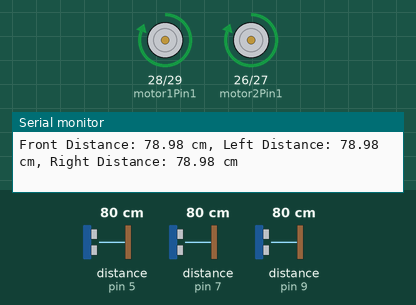
A sketch run on a simulated Arduino Mega 2560, built with avr-gcc and run on an emulated ATmega2560. On the bench: motor-driver pin pairs drawn as motors (green arrow = first pin HIGH = forward, orange = second pin HIGH = backward, longer = more drive, scaled by the enable pin), the last lines printed to the serial monitor. Wiring (inferred from the names in the program): 3 × ultrasonic range finder: trigger pin 6, echo pin 5 / trigger pin 8, echo pin 7 / trigger pin 10, echo pin 9. Inputs (shaded band) come from the test bench; at power-on: distance to the obstacle (sensors on pin 5, pin 7, pin 9) 80 cm. The echo pulse lasts 58.3 µs per cm.

Above: at 1.2 s.
1.3 s: distance to the obstacle (sensor on pin 5) set to 10 cm
4.8 s: distance to the obstacle (sensor on pin 5) set to 7 cm
8.7 s: distance to the obstacle (sensor on pin 7) set to 17 cm
12.2 s: distance to the obstacle (sensor on pin 7) set to 14 cm
At 13.6 s:
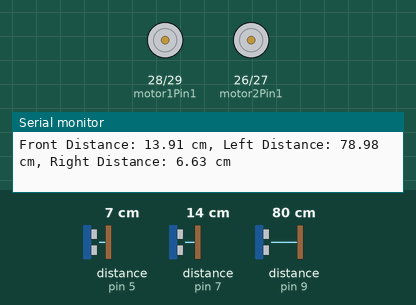
15.7 s: distance to the obstacle (sensor on pin 9) set to 12 cm
19.2 s: distance to the obstacle (sensor on pin 9) set to 9 cm
At 19.24 s:
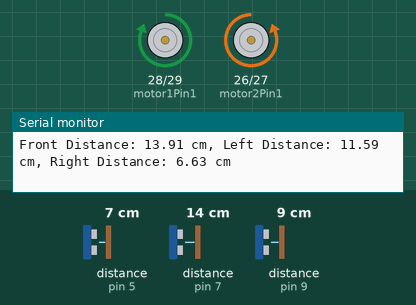
Timing chart, 0 to 24.1 s (numbered marks = the images above; inputs shaded):
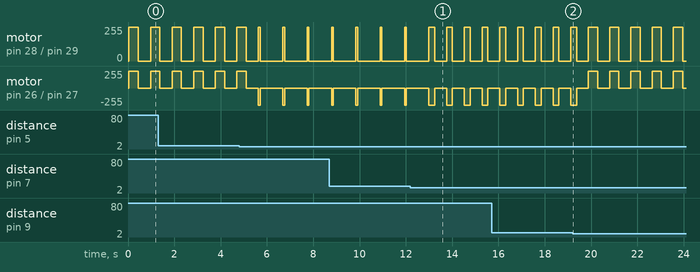

The sketch:

MazeSolver.ino
```cpp
const int trigPinFront = 8;
const int echoPinFront = 7;
const int trigPinLeft = 10;
const int echoPinLeft = 9;
const int trigPinRight = 6;
const int echoPinRight = 5;

// Motor control pins
const int motor1Pin1 = 28;
const int motor1Pin2 = 29;
const int motor2Pin1 = 26;
const int motor2Pin2 = 27;

int ena=23,enb = 25;

void setup() {
  Serial1.begin(9600);
  Serial.begin(9600);
  pinMode(trigPinFront, OUTPUT);
  pinMode(echoPinFront, INPUT);
  pinMode(trigPinLeft, OUTPUT);
  pinMode(echoPinLeft, INPUT);
  pinMode(trigPinRight, OUTPUT);
  pinMode(echoPinRight, INPUT);

  // Motor pins setup
  pinMode(motor1Pin1, OUTPUT);
  pinMode(motor1Pin2, OUTPUT);
  pinMode(motor2Pin1, OUTPUT);
  pinMode(motor2Pin2, OUTPUT);
  pinMode(ena,OUTPUT);
  pinMode(enb,OUTPUT);

  digitalWrite(ena,HIGH);
  digitalWrite(enb,HIGH);
}

float getDistance(int trigPin, int echoPin) {
  digitalWrite(trigPin, LOW);
  delayMicroseconds(2);
  digitalWrite(trigPin, HIGH);
  delayMicroseconds(10);
  digitalWrite(trigPin, LOW);
  float duration = pulseIn(echoPin, HIGH);
  float distance = duration * 0.034 / 2; // Speed of sound is 0.034 cm/microsecond
  return distance;
}

void moveForward() {
  float leftDistance = getDistance(trigPinLeft, echoPinLeft);
  float rightDistance = getDistance(trigPinRight, echoPinRight);
  if(rightDistance <8 && leftDistance >10){
    turnLeft();
    delay(75);
    stopMotors();
    delay(50);
    // Serial1.print("Front Distance: ");
    // Serial1.print(frontDistance);
    Serial1.print(" cm, Left Distance: ");
    Serial1.print(leftDistance);
    Serial1.print(" cm, Right Distance: ");
    Serial1.print(rightDistance);
    Serial1.println(" cm");
  }
  else if(leftDistance <8 && rightDistance >10){
    turnRight();
    delay(75);
    stopMotors();
    delay(50);
    Serial1.print(" cm, Left Distance: ");
    Serial1.print(leftDistance);
    Serial1.print(" cm, Right Distance: ");
    Serial1.print(rightDistance);
    Serial1.println(" cm");
  }else {
    digitalWrite(motor1Pin1, HIGH);
    digitalWrite(motor1Pin2, LOW);
    digitalWrite(motor2Pin1, HIGH);
    digitalWrite(motor2Pin2, LOW);
    // Serial1.print("Front Distance: ");
    // Serial1.print(frontDistance);
    Serial1.print(" cm, Left Distance: ");
    Serial1.print(leftDistance);
    Serial1.print(" cm, Right Distance: ");
    Serial1.print(rightDistance);
    Serial1.println(" cm");
  }
}


void turnRight() {
  // analogWrite(ena, 150);
  // analogWrite(enb, 150);
  digitalWrite(motor1Pin1, LOW);
  digitalWrite(motor1Pin2, HIGH);
  digitalWrite(motor2Pin1, HIGH);
  digitalWrite(motor2Pin2, LOW);
}

void turnLeft() {
  // analogWrite(ena, 150);
  // analogWrite(enb, 150);
  digitalWrite(motor1Pin1, HIGH);
  digitalWrite(motor1Pin2, LOW);
  digitalWrite(motor2Pin1, LOW);
  digitalWrite(motor2Pin2, HIGH);
}

void stopMotors() {
  digitalWrite(motor1Pin1, LOW);
  digitalWrite(motor1Pin2, LOW);
  digitalWrite(motor2Pin1, LOW);
  digitalWrite(motor2Pin2, LOW);
}

void loop() {
  float frontDistance = getDistance(trigPinFront, echoPinFront);
  float leftDistance = getDistance(trigPinLeft, echoPinLeft);
  float rightDistance = getDistance(trigPinRight, echoPinRight);

  Serial.print("Front Distance: ");
  Serial.print(frontDistance);
  Serial.print(" cm, Left Distance: ");
  Serial.print(leftDistance);
  Serial.print(" cm, Right Distance: ");
  Serial.print(rightDistance);
  Serial.println(" cm");

  if (leftDistance > 10 && frontDistance < 15){
    turnLeft();
    delay(250);
    stopMotors();
    delay(500);
  }else if(rightDistance > 10 && frontDistance < 15){
    turnRight();
    delay(250);
    stopMotors();
    delay(500);
    // delay(15);
  }else{
    moveForward();
    delay(400);
    stopMotors();
    delay(500);
    // delay(15);
  }
}
```

Measured:
- the behaviour switches between 16 and 15 cm on distance to the obstacle (sensor on pin 7) (found by bisection; images 0 and 1)
- the behaviour switches between 11 and 10 cm on distance to the obstacle (sensor on pin 9) (found by bisection; images 1 and 2)
- after the input at 12.2 s, motor on pin 28 (motor1Pin1) / pin 29 (motor1Pin2): alternates forward 255/255 for 0.25 s and stopped for 0.52 s, starting after 1.0 s; motor on pin 26 (motor2Pin1) / pin 27 (motor2Pin2): alternates backward 255/255 for 0.25 s and stopped for 0.52 s, starting after 1.0 s
- by itself, motor on pin 28 (motor1Pin1) / pin 29 (motor1Pin2): repeats every 1.1 s: forward 255/255 0.08 s, stopped 0.98 s
- by itself, motor on pin 26 (motor2Pin1) / pin 27 (motor2Pin2): repeats every 1.1 s: backward 255/255 0.08 s, stopped 0.98 s
